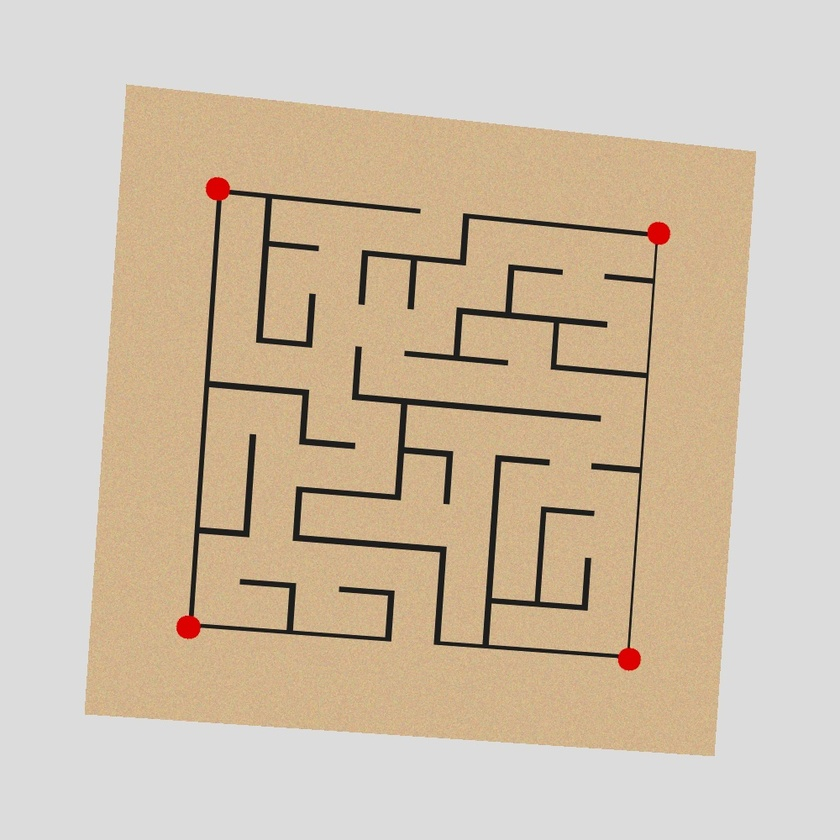
#> input picture ball_detect/Images/test_maze.jpg, 840 x 840 px, shrunk from 1000 x 1000 before the run
$ python -i maze_extract.py   (imports and definitions only)
#> lines starting #> are read from the running program, lines starting #| are printed output that depends on the picture; after the words box and inside, x2 and y2 are one past the last pixel; in counts of white or black regions, pixels touching at a corner belong together
#> further down, picture is the input picture: shape (840, 840, 3); mean B, G, R 171.1, 191.8, 207.9
import cv2
import numpy as np

class MazeGraphExtractor:
    def __init__(self, maze_size=8, wall_threshold=0.25, blur_kernel=5, inset_ratio=0.04):
        """
        初始化迷宮圖論擷取器
        :param maze_size: 迷宮的網格尺寸 (預設 8x8)
        :param wall_threshold: 網格內黑線佔比多少視為牆壁 (預設 25%)
        :param blur_kernel: 高斯模糊的強度 (預設 5，避免過度模糊吃掉細牆)
        :param inset_ratio: 網格內縮比例，用來避開外圍的殘留定位點 (預設 4%)
        """
        self.maze_size = maze_size
        self.wall_threshold = wall_threshold
        self.blur_kernel = blur_kernel
        self.inset_ratio = inset_ratio

    def process(self, img):
        # 1. 尋找四個紅色頂點
        pts = self._find_red_markers(img)
        if pts is None:
            print("❌ 無法在畫面中找到足夠的紅色定位塊")
            return None, None

        # 2. 進行透視投影轉換 (拉平影像)
        warped_img = self._four_point_transform(img, pts)

        # 3. 擷取迷宮 2D 陣列 (加入邊緣內縮處理)
        maze_grid = self._extract_grid(warped_img)

        # 4. 將 2D 陣列轉換為 Graph (Adjacency List)
        adjacency_list = self._build_adjacency_list(maze_grid)

        return warped_img, adjacency_list

    def _find_red_markers(self, img):
        hsv = cv2.cvtColor(img, cv2.COLOR_BGR2HSV)
#> hsv: shape (840, 840, 3); mean H, S, V 11.7, 47.4, 207.9

        lower_red_1 = np.array([0, 70, 50])
        upper_red_1 = np.array([10, 255, 255])
        lower_red_2 = np.array([170, 70, 50])
        upper_red_2 = np.array([180, 255, 255])

        mask1 = cv2.inRange(hsv, lower_red_1, upper_red_1)
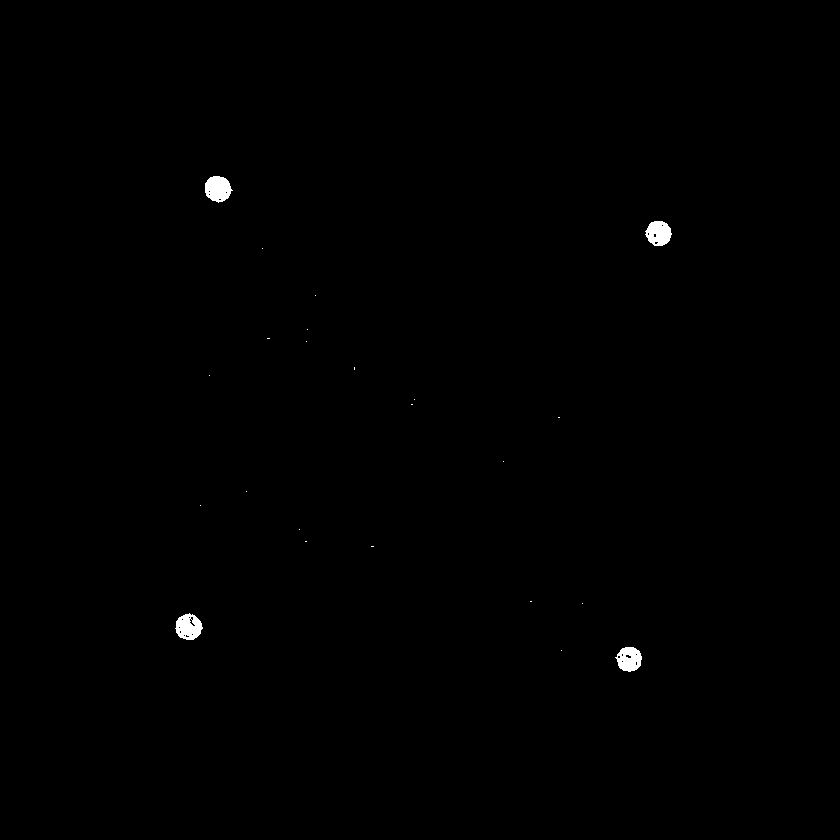
#> mask1: shape (840, 840); 0.29% white; 23 white regions (19 under 20 px), largest, box (x1, y1, x2, y2) and area: (205, 176, 233, 203) 548, (175, 613, 203, 640) 522, (645, 221, 672, 246) 498, (615, 647, 642, 672) 480
        mask2 = cv2.inRange(hsv, lower_red_2, upper_red_2)
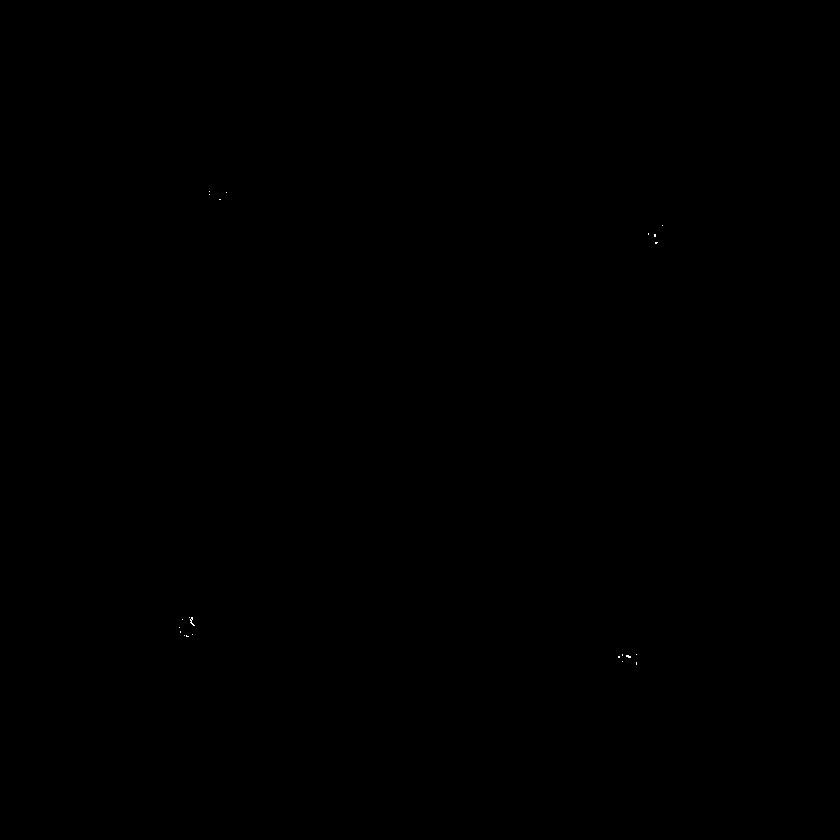
#> mask2: shape (840, 840); 0.01% white in thin lines or dots, all inside (x1, y1, x2, y2) = (179, 191, 663, 665)
        red_mask = mask1 + mask2
#> red_mask: shape (840, 840); 0.3% white; 23 white regions (19 under 20 px)

        contours, _ = cv2.findContours(red_mask, cv2.RETR_EXTERNAL, cv2.CHAIN_APPROX_SIMPLE)
#> contours = 23 contours, 19 with area under 20; largest, box (x1, y1, x2, y2) and area: (205, 176, 233, 203) 514, (175, 613, 203, 640) 512, (645, 221, 672, 246) 476, (615, 647, 642, 672) 465

        # [修復風險 1] 加入最小面積過濾，避免迷宮內的紅色小雜訊干擾
        valid_contours = [c for c in contours if cv2.contourArea(c) > 50]
#> valid_contours = 4 contours; box (x1, y1, x2, y2) and area: (205, 176, 233, 203) 514, (175, 613, 203, 640) 512, (645, 221, 672, 246) 476, (615, 647, 642, 672) 465

        if len(valid_contours) < 4:
            return None

        # 取面積最大的 4 個
        valid_contours = sorted(valid_contours, key=cv2.contourArea, reverse=True)[:4]

        centers = []
        for c in valid_contours:
            # [修復風險 3] 改用最小包覆圓 (Min Enclosing Circle) 取代 Moments 算質心
            # 這樣就算紅塊被手指稍微遮擋變成 L 型，抓到的中心點依然會是準確的幾何中心
            (x, y), radius = cv2.minEnclosingCircle(c)
            centers.append([x, y])
#> this loop made 4 passes
#> (x, y, radius) on passes 1 to 4: (218.1, 188, 14.03), (188.5, 626.5, 13.62), (657.9, 233, 13.1), (628.2, 658.8, 13.32)
#> after the loop, centers = [[218.1, 188], [188.5, 626.5], [657.9, 233], [628.2, 658.8]]
#> in process, `pts = self._find_red_markers(img)`: pts has the same summary as centers in _find_red_markers

        return np.array(centers, dtype="float32")

    def _order_points(self, pts):
        rect = np.zeros((4, 2), dtype="float32")
        s = pts.sum(axis=1)
#> s = [406.1, 815, 890.9, 1287]
        rect[0] = pts[np.argmin(s)]
        rect[2] = pts[np.argmax(s)]

        diff = np.diff(pts, axis=1)
#> diff = [-30.15, 438, -425, 30.61]
        rect[1] = pts[np.argmin(diff)]
        rect[3] = pts[np.argmax(diff)]

        return rect

    def _four_point_transform(self, img, pts):
        rect = self._order_points(pts)
#> rect = [[218.1, 188], [657.9, 233], [628.2, 658.8], [188.5, 626.5]]
        (tl, tr, br, bl) = rect
#> tl = [218.1, 188]; tr = [657.9, 233]; br = [628.2, 658.8]; bl = [188.5, 626.5]

        widthA = np.sqrt(((br[0] - bl[0]) ** 2) + ((br[1] - bl[1]) ** 2))
#> widthA = 440.9
        widthB = np.sqrt(((tr[0] - tl[0]) ** 2) + ((tr[1] - tl[1]) ** 2))
#> widthB = 442.1
        maxWidth = max(int(widthA), int(widthB))
#> maxWidth = 442

        heightA = np.sqrt(((tr[0] - br[0]) ** 2) + ((tr[1] - br[1]) ** 2))
#> heightA = 426.9
        heightB = np.sqrt(((tl[0] - bl[0]) ** 2) + ((tl[1] - bl[1]) ** 2))
#> heightB = 439.5
        maxHeight = max(int(heightA), int(heightB))
#> maxHeight = 439

        dst = np.array([
            [0, 0],
            [maxWidth - 1, 0],
            [maxWidth - 1, maxHeight - 1],
            [0, maxHeight - 1]
        ], dtype="float32")
#> dst = [[0, 0], [441, 0], [441, 438], [0, 438]]

        M = cv2.getPerspectiveTransform(rect, dst)
#> M = [[0.952, 0.0644, -219.8], [-0.0997, 0.974, -161.4], [-6.35e-05, -9.23e-06, 1]]
        warped = cv2.warpPerspective(img, M, (maxWidth, maxHeight))
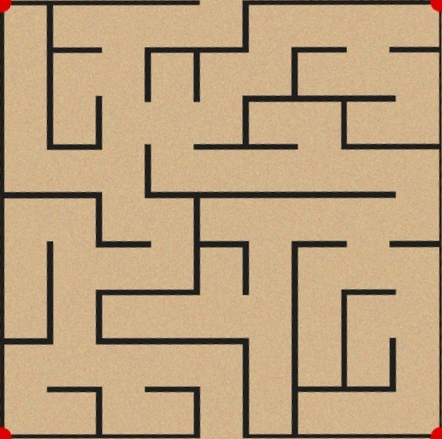
#> warped: shape (439, 442, 3); mean B, G, R 124.9, 159.9, 186.6

        return warped

    def _extract_grid(self, img):
        h, w = img.shape[:2]
#> h = 439; w = 442

        gray = cv2.cvtColor(img, cv2.COLOR_BGR2GRAY)
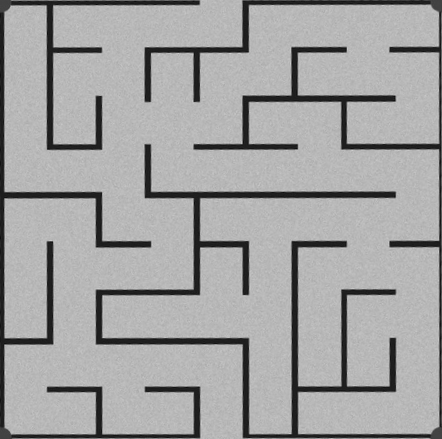
#> gray: shape (439, 442); min 10, max 208, mean 163.9
        k_size = self.blur_kernel | 1
        blurred = cv2.GaussianBlur(gray, (k_size, k_size), 0)
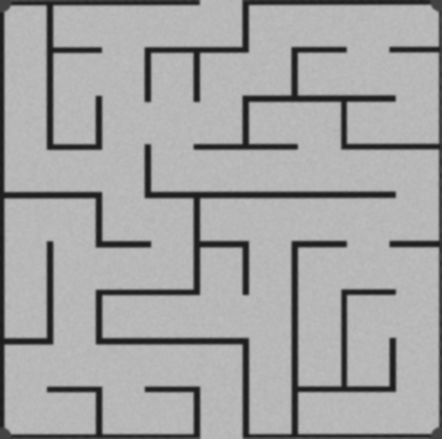
#> blurred: shape (439, 442); min 27, max 190, mean 163.8
        _, thresh = cv2.threshold(blurred, 0, 255, cv2.THRESH_BINARY_INV + cv2.THRESH_OTSU)
#> thresh: shape (439, 442); 14.2% white; 2 white regions, box (x1, y1, x2, y2) and area: (96, 0, 442, 439) 18196, (0, 0, 200, 439) 9300

        # --- 採用自我校準的邏輯 (Self-calibrating padding) ---
        cell_h = h / self.maze_size
#> cell_h = 54.88
        cell_w = w / self.maze_size
#> cell_w = 55.25

        # 設定半個網格的寬/高作為安全邊界 (Safe margin)
        pad_y = int(cell_h * 0.5)
#> pad_y = 27
        pad_x = int(cell_w * 0.5)
#> pad_x = 27

        # 將邊緣殘留的定位點直接塗黑 (0，代表無牆壁的通道)
        # 這樣不改變整體圖像尺寸，完美保留均勻的網格座標系
        thresh[0:pad_y, :] = 0          # 頂部邊緣
        thresh[h-pad_y:h, :] = 0        # 底部邊緣
        thresh[:, 0:pad_x] = 0          # 左側邊緣
        thresh[:, w-pad_x:w] = 0        # 右側邊緣
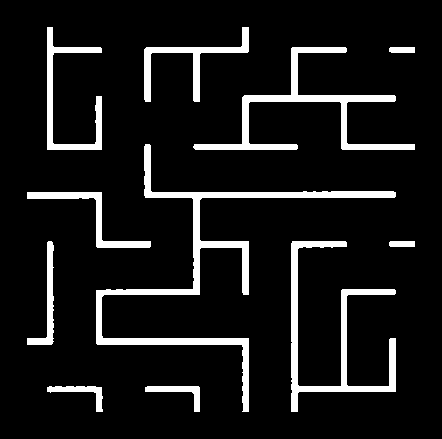
#> thresh: shape (439, 442); 9.5% white; 11 white regions, largest, box (x1, y1, x2, y2) and area: (96, 144, 396, 412) 5589, (193, 47, 415, 150) 3317, (291, 241, 396, 412) 3298

        maze_grid = np.zeros((self.maze_size, self.maze_size), dtype=int)

        for row in range(self.maze_size):
            for col in range(self.maze_size):
                y1, y2 = int(row * cell_h), int((row + 1) * cell_h)
                x1, x2 = int(col * cell_w), int((col + 1) * cell_w)

                cell_roi = thresh[y1:y2, x1:x2]
                white_area = cv2.countNonZero(cell_roi)
                cell_area = max((y2 - y1) * (x2 - x1), 1)

                if (white_area / cell_area) > self.wall_threshold:
                    maze_grid[row][col] = 1
                else:
                    maze_grid[row][col] = 0
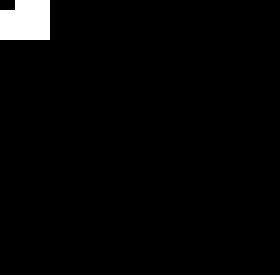
#> cell_roi: shape (55, 56) (shown 5 times larger); 2.4% white; 1 white region, box (x1, y1, x2, y2) and area: (0, 0, 10, 8) 74

        return maze_grid

    def _build_adjacency_list(self, grid):
        adj_list = {}
        directions = [(-1, 0), (1, 0), (0, -1), (0, 1)]

        for r in range(self.maze_size):
            for c in range(self.maze_size):
                if grid[r][c] == 0:
                    node = (r, c)
                    adj_list[node] = []

                    for dr, dc in directions:
                        nr, nc = r + dr, c + dc
                        if 0 <= nr < self.maze_size and 0 <= nc < self.maze_size:
                            if grid[nr][nc] == 0:
                                adj_list[node].append((nr, nc))

        return adj_list

>>> import cv2
>>> picture = cv2.imread('ball_detect/Images/test_maze.jpg')
>>> result = MazeGraphExtractor().process(picture)
#> in process, `adjacency_list = self._build_adjacency_list(maze_grid)`: adjacency_list = 64 items
